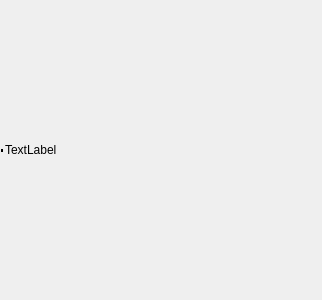
<?xml version="1.0" encoding="UTF-8"?>
<ui version="4.0">
 <class>CusTagLabel</class>
 <widget class="QWidget" name="CusTagLabel">
  <property name="geometry">
   <rect>
    <x>0</x>
    <y>0</y>
    <width>322</width>
    <height>300</height>
   </rect>
  </property>
  <property name="mouseTracking">
   <bool>false</bool>
  </property>
  <property name="windowTitle">
   <string>标签</string>
  </property>
  <property name="styleSheet">
   <string notr="true">#rightMenu{
padding:0px;
height:20px;
width:60px;
}
#rightMenu::item{
font:10px;
height:17px;
width:58px;
padding-top:0px;
padding-bottom:1px;
margin:1px;
background-color: rgba(214, 214, 214,0.7);
}
#rightMenu::item:selected{
	color:white;
	background-color: rgba(63, 127, 190,0.5);
}</string>
  </property>
  <layout class="QGridLayout" name="gridLayout_2">
   <property name="leftMargin">
    <number>0</number>
   </property>
   <property name="topMargin">
    <number>0</number>
   </property>
   <property name="rightMargin">
    <number>0</number>
   </property>
   <property name="bottomMargin">
    <number>0</number>
   </property>
   <property name="spacing">
    <number>0</number>
   </property>
   <item row="0" column="1">
    <widget class="QFrame" name="gridFrame">
     <property name="mouseTracking">
      <bool>true</bool>
     </property>
     <property name="styleSheet">
      <string notr="true">#gridFrame:hover{
	border:1px outset rgba(210, 228, 255,0.5);
	border-left:1px solid rgb(85, 170, 127);
}	</string>
     </property>
     <layout class="QGridLayout" name="gridLayout">
      <property name="leftMargin">
       <number>0</number>
      </property>
      <property name="topMargin">
       <number>0</number>
      </property>
      <property name="rightMargin">
       <number>0</number>
      </property>
      <property name="bottomMargin">
       <number>0</number>
      </property>
      <property name="spacing">
       <number>0</number>
      </property>
      <item row="2" column="0">
       <widget class="QFrame" name="frame">
        <property name="sizePolicy">
         <sizepolicy hsizetype="Fixed" vsizetype="Fixed">
          <horstretch>0</horstretch>
          <verstretch>0</verstretch>
         </sizepolicy>
        </property>
        <property name="minimumSize">
         <size>
          <width>5</width>
          <height>3</height>
         </size>
        </property>
        <property name="maximumSize">
         <size>
          <width>5</width>
          <height>3</height>
         </size>
        </property>
        <property name="mouseTracking">
         <bool>false</bool>
        </property>
        <property name="frameShape">
         <enum>QFrame::VLine</enum>
        </property>
        <property name="frameShadow">
         <enum>QFrame::Plain</enum>
        </property>
        <property name="lineWidth">
         <number>2</number>
        </property>
       </widget>
      </item>
      <item row="0" column="1" rowspan="5">
       <widget class="QLabel" name="labelTagText">
        <property name="sizePolicy">
         <sizepolicy hsizetype="Expanding" vsizetype="Expanding">
          <horstretch>0</horstretch>
          <verstretch>0</verstretch>
         </sizepolicy>
        </property>
        <property name="mouseTracking">
         <bool>false</bool>
        </property>
        <property name="styleSheet">
         <string notr="true"/>
        </property>
        <property name="text">
         <string>TextLabel</string>
        </property>
        <property name="margin">
         <number>0</number>
        </property>
       </widget>
      </item>
     </layout>
    </widget>
   </item>
  </layout>
 </widget>
 <resources/>
 <connections/>
</ui>
